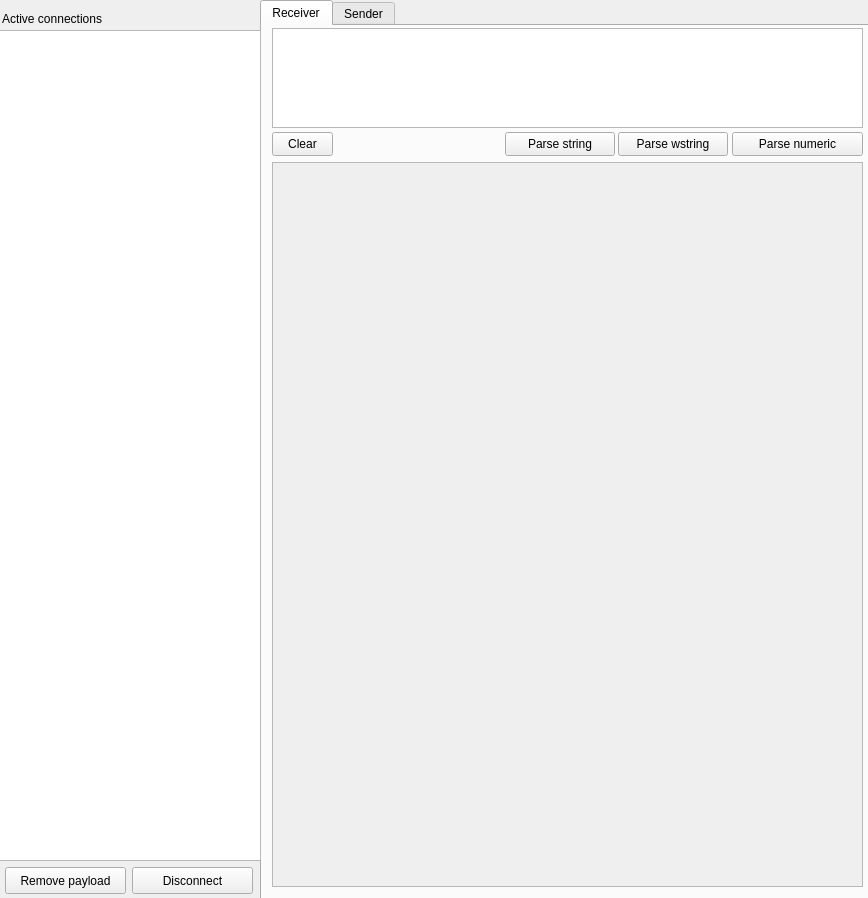
<?xml version="1.0" encoding="UTF-8"?>
<ui version="4.0">
 <class>Gui</class>
 <widget class="QMainWindow" name="Gui">
  <property name="geometry">
   <rect>
    <x>0</x>
    <y>0</y>
    <width>868</width>
    <height>898</height>
   </rect>
  </property>
  <property name="windowTitle">
   <string>eMU :: Analyzer - TCP Network protocol dumper</string>
  </property>
  <widget class="QWidget" name="centralwidget">
   <widget class="QTabWidget" name="tabWidget">
    <property name="geometry">
     <rect>
      <x>260</x>
      <y>0</y>
      <width>621</width>
      <height>911</height>
     </rect>
    </property>
    <property name="currentIndex">
     <number>0</number>
    </property>
    <widget class="QWidget" name="receiverTab">
     <attribute name="title">
      <string>Receiver</string>
     </attribute>
     <widget class="QTextEdit" name="readPayloadDumpEdit">
      <property name="geometry">
       <rect>
        <x>10</x>
        <y>2</y>
        <width>591</width>
        <height>100</height>
       </rect>
      </property>
      <property name="undoRedoEnabled">
       <bool>false</bool>
      </property>
      <property name="readOnly">
       <bool>false</bool>
      </property>
      <property name="html">
       <string>&lt;!DOCTYPE HTML PUBLIC &quot;-//W3C//DTD HTML 4.0//EN&quot; &quot;http://www.w3.org/TR/REC-html40/strict.dtd&quot;&gt;
&lt;html&gt;&lt;head&gt;&lt;meta name=&quot;qrichtext&quot; content=&quot;1&quot; /&gt;&lt;style type=&quot;text/css&quot;&gt;
p, li { white-space: pre-wrap; }
&lt;/style&gt;&lt;/head&gt;&lt;body style=&quot; font-family:'Ubuntu'; font-size:11pt; font-weight:400; font-style:normal;&quot;&gt;
&lt;p style=&quot;-qt-paragraph-type:empty; margin-top:0px; margin-bottom:0px; margin-left:0px; margin-right:0px; -qt-block-indent:0; text-indent:0px;&quot;&gt;&lt;br /&gt;&lt;/p&gt;&lt;/body&gt;&lt;/html&gt;</string>
      </property>
     </widget>
     <widget class="QScrollArea" name="readPayloadFieldsFrame">
      <property name="geometry">
       <rect>
        <x>10</x>
        <y>136</y>
        <width>591</width>
        <height>725</height>
       </rect>
      </property>
      <property name="verticalScrollBarPolicy">
       <enum>Qt::ScrollBarAsNeeded</enum>
      </property>
      <property name="widgetResizable">
       <bool>true</bool>
      </property>
      <widget class="QWidget" name="scrollAreaWidgetContents">
       <property name="geometry">
        <rect>
         <x>0</x>
         <y>0</y>
         <width>589</width>
         <height>723</height>
        </rect>
       </property>
      </widget>
     </widget>
     <widget class="QPushButton" name="parseNumericButton">
      <property name="geometry">
       <rect>
        <x>470</x>
        <y>106</y>
        <width>131</width>
        <height>24</height>
       </rect>
      </property>
      <property name="text">
       <string>Parse numeric</string>
      </property>
     </widget>
     <widget class="QPushButton" name="parseWideStringButton">
      <property name="geometry">
       <rect>
        <x>356</x>
        <y>106</y>
        <width>110</width>
        <height>24</height>
       </rect>
      </property>
      <property name="text">
       <string>Parse wstring</string>
      </property>
     </widget>
     <widget class="QPushButton" name="clearReadPayloadFieldsButton">
      <property name="geometry">
       <rect>
        <x>10</x>
        <y>106</y>
        <width>61</width>
        <height>24</height>
       </rect>
      </property>
      <property name="text">
       <string>Clear</string>
      </property>
     </widget>
     <widget class="QPushButton" name="parseStringButton">
      <property name="geometry">
       <rect>
        <x>243</x>
        <y>106</y>
        <width>110</width>
        <height>24</height>
       </rect>
      </property>
      <property name="text">
       <string>Parse string</string>
      </property>
     </widget>
    </widget>
    <widget class="QWidget" name="senderTab">
     <attribute name="title">
      <string>Sender</string>
     </attribute>
     <widget class="QScrollArea" name="writePayloadFieldsFrame">
      <property name="geometry">
       <rect>
        <x>10</x>
        <y>134</y>
        <width>591</width>
        <height>706</height>
       </rect>
      </property>
      <property name="verticalScrollBarPolicy">
       <enum>Qt::ScrollBarAsNeeded</enum>
      </property>
      <property name="widgetResizable">
       <bool>true</bool>
      </property>
      <widget class="QWidget" name="scrollAreaWidgetContents_2">
       <property name="geometry">
        <rect>
         <x>0</x>
         <y>0</y>
         <width>589</width>
         <height>704</height>
        </rect>
       </property>
      </widget>
     </widget>
     <widget class="QTextEdit" name="writePayloadDumpEdit">
      <property name="geometry">
       <rect>
        <x>10</x>
        <y>2</y>
        <width>591</width>
        <height>100</height>
       </rect>
      </property>
      <property name="undoRedoEnabled">
       <bool>false</bool>
      </property>
      <property name="readOnly">
       <bool>false</bool>
      </property>
      <property name="html">
       <string>&lt;!DOCTYPE HTML PUBLIC &quot;-//W3C//DTD HTML 4.0//EN&quot; &quot;http://www.w3.org/TR/REC-html40/strict.dtd&quot;&gt;
&lt;html&gt;&lt;head&gt;&lt;meta name=&quot;qrichtext&quot; content=&quot;1&quot; /&gt;&lt;style type=&quot;text/css&quot;&gt;
p, li { white-space: pre-wrap; }
&lt;/style&gt;&lt;/head&gt;&lt;body style=&quot; font-family:'Ubuntu'; font-size:11pt; font-weight:400; font-style:normal;&quot;&gt;
&lt;p style=&quot;-qt-paragraph-type:empty; margin-top:0px; margin-bottom:0px; margin-left:0px; margin-right:0px; -qt-block-indent:0; text-indent:0px;&quot;&gt;&lt;br /&gt;&lt;/p&gt;&lt;/body&gt;&lt;/html&gt;</string>
      </property>
     </widget>
     <widget class="QPushButton" name="sendDumpButton">
      <property name="geometry">
       <rect>
        <x>502</x>
        <y>106</y>
        <width>99</width>
        <height>24</height>
       </rect>
      </property>
      <property name="text">
       <string>Send dump</string>
      </property>
     </widget>
     <widget class="QPushButton" name="sendFieldsButton">
      <property name="geometry">
       <rect>
        <x>540</x>
        <y>843</y>
        <width>61</width>
        <height>23</height>
       </rect>
      </property>
      <property name="text">
       <string>Send</string>
      </property>
     </widget>
     <widget class="QPushButton" name="clearWritePayloadButton">
      <property name="geometry">
       <rect>
        <x>9</x>
        <y>843</y>
        <width>61</width>
        <height>23</height>
       </rect>
      </property>
      <property name="text">
       <string>Clear</string>
      </property>
     </widget>
     <widget class="QPushButton" name="dumpButton">
      <property name="geometry">
       <rect>
        <x>478</x>
        <y>843</y>
        <width>58</width>
        <height>23</height>
       </rect>
      </property>
      <property name="text">
       <string>Dump</string>
      </property>
     </widget>
     <widget class="QSlider" name="writePayloadFieldsCountSlider">
      <property name="geometry">
       <rect>
        <x>307</x>
        <y>107</y>
        <width>161</width>
        <height>23</height>
       </rect>
      </property>
      <property name="maximum">
       <number>25</number>
      </property>
      <property name="pageStep">
       <number>1</number>
      </property>
      <property name="orientation">
       <enum>Qt::Horizontal</enum>
      </property>
     </widget>
     <widget class="QLabel" name="writePayloadFieldsCountLabel">
      <property name="geometry">
       <rect>
        <x>476</x>
        <y>109</y>
        <width>31</width>
        <height>16</height>
       </rect>
      </property>
      <property name="text">
       <string>0</string>
      </property>
     </widget>
     <widget class="QLabel" name="writePayloadFieldsTitleLabel">
      <property name="geometry">
       <rect>
        <x>258</x>
        <y>110</y>
        <width>41</width>
        <height>16</height>
       </rect>
      </property>
      <property name="text">
       <string>Fields</string>
      </property>
     </widget>
     <widget class="QLabel" name="writePayloadSizeTitleLabel">
      <property name="geometry">
       <rect>
        <x>10</x>
        <y>110</y>
        <width>41</width>
        <height>17</height>
       </rect>
      </property>
      <property name="text">
       <string>Size:</string>
      </property>
     </widget>
     <widget class="QLabel" name="writePayloadSizeLabel">
      <property name="geometry">
       <rect>
        <x>50</x>
        <y>110</y>
        <width>67</width>
        <height>17</height>
       </rect>
      </property>
      <property name="text">
       <string>0</string>
      </property>
     </widget>
     <widget class="QPushButton" name="calculateSizeButton">
      <property name="geometry">
       <rect>
        <x>96</x>
        <y>106</y>
        <width>99</width>
        <height>24</height>
       </rect>
      </property>
      <property name="text">
       <string>Calculate size</string>
      </property>
     </widget>
    </widget>
   </widget>
   <widget class="QTreeView" name="connectionsView">
    <property name="geometry">
     <rect>
      <x>-5</x>
      <y>30</y>
      <width>266</width>
      <height>831</height>
     </rect>
    </property>
    <property name="editTriggers">
     <set>QAbstractItemView::NoEditTriggers</set>
    </property>
   </widget>
   <widget class="QPushButton" name="removePayloadButton">
    <property name="geometry">
     <rect>
      <x>5</x>
      <y>867</y>
      <width>121</width>
      <height>27</height>
     </rect>
    </property>
    <property name="text">
     <string>Remove payload</string>
    </property>
   </widget>
   <widget class="QPushButton" name="disconnectButton">
    <property name="geometry">
     <rect>
      <x>132</x>
      <y>867</y>
      <width>121</width>
      <height>27</height>
     </rect>
    </property>
    <property name="text">
     <string>Disconnect</string>
    </property>
   </widget>
   <widget class="QLabel" name="activeConnectionsTitleLabel">
    <property name="geometry">
     <rect>
      <x>2</x>
      <y>10</y>
      <width>131</width>
      <height>17</height>
     </rect>
    </property>
    <property name="text">
     <string>Active connections</string>
    </property>
   </widget>
  </widget>
 </widget>
 <resources/>
 <connections/>
</ui>
